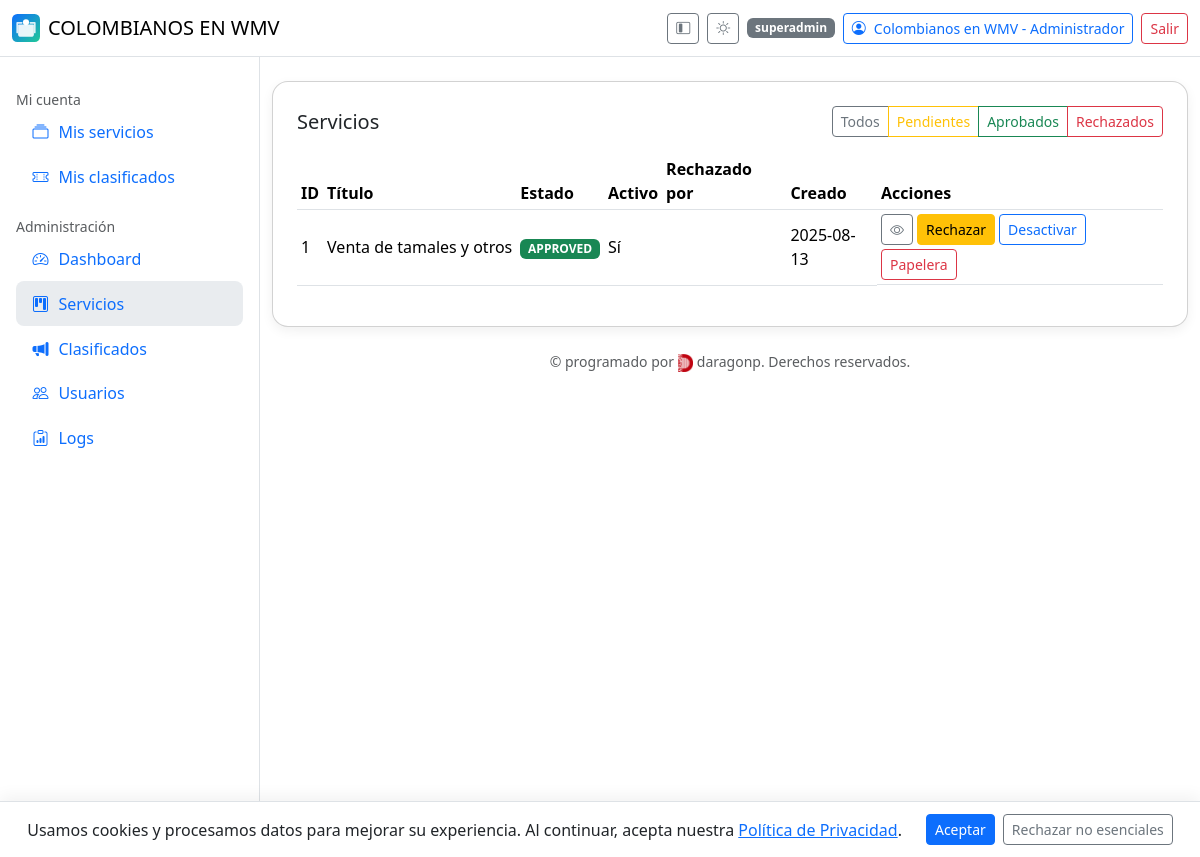
/admin/services (signed in), run on the app's committed database.
### app/models.py (models this page shows, shortened)
class User(db.Model, UserMixin):
    __tablename__ = "user"
    id = db.Column(db.Integer, primary_key=True)
    name = db.Column(db.String(150), nullable=False)
    email = db.Column(db.String(255), unique=True, index=True, nullable=False)
    phone = db.Column(db.String(50))
    address = db.Column(db.String(255))
    avatar_url = db.Column(db.String(500))
    password_hash = db.Column(db.String(255), nullable=False)
    role = db.Column(db.String(20), default="user")  # user | admin | superadmin
    is_verified = db.Column(db.Boolean, default=False)
    verification_code = db.Column(db.String(10))
    is_deleted = db.Column(db.Boolean, default=False)
    created_at = db.Column(db.DateTime, default=datetime.utcnow)
    services = db.relationship(
        "Service",
        backref="owner",
        lazy="dynamic",
        foreign_keys="Service.owner_id",
    )
    classifieds = db.relationship(
        "Classified",
        backref="owner",
        lazy="dynamic",
        foreign_keys="Classified.owner_id",
    )

class Service(db.Model):
    __tablename__ = "service"
    id = db.Column(db.Integer, primary_key=True)
    title = db.Column(db.String(200), nullable=False)
    description = db.Column(db.Text)
    website = db.Column(db.String(255))
    social = db.Column(db.String(255))
    address = db.Column(db.String(255))
    owner_id = db.Column(db.Integer, db.ForeignKey("user.id"), nullable=False)
    contact_name = db.Column(db.String(150))
    contact_email = db.Column(db.String(255))
    contact_phone = db.Column(db.String(50))
    status = db.Column(db.String(20), default=ServiceStatus.PENDING.value)
    is_active = db.Column(db.Boolean, default=False)
    is_deleted = db.Column(db.Boolean, default=False)
    created_at = db.Column(db.DateTime, default=datetime.utcnow)
    approved_by = db.Column(db.Integer, db.ForeignKey("user.id"))
    approved_at = db.Column(db.DateTime)
    rejected_by = db.Column(db.Integer, db.ForeignKey("user.id"))
    rejected_at = db.Column(db.DateTime)

### app/admin.py (the view)
@admin_bp.route("/services")
@login_required
def admin_services():
    if not _require_admin():
        return ("Forbidden", 403)
    status = request.args.get("status")
    q = Service.query.filter_by(is_deleted=False)
    if status:
        q = q.filter_by(status=status)
    items = q.order_by(Service.created_at.desc()).all()
    users_map = {u.id: u.name for u in User.query.with_entities(User.id, User.name).all()}
    return render_template("admin/services.html", items=items, ServiceStatus=ServiceStatus, users_map=users_map)

### app/admin.py (called while the page is built)
def _require_admin():
    return current_user.is_authenticated and current_user.role in ("admin", "superadmin")

@admin_bp.before_request
def _check_admin():
    if request.endpoint and request.endpoint.startswith("admin.") and not _require_admin():
        return ("Forbidden", 403)

### app/templates/admin/services.html (shortened to what this page needs)
{% extends "base.html" %}
{% block content %}
<div class="card card-shadow p-4">
  <div class="d-flex justify-content-between align-items-center mb-3">
    <h1 class="h5 m-0">Servicios</h1>
    <div class="btn-group">
      <a class="btn btn-outline-secondary btn-sm" href="{{ url_for('admin.admin_services') }}">Todos</a>
      <a class="btn btn-outline-warning btn-sm" href="{{ url_for('admin.admin_services', status=ServiceStatus.PENDING.value) }}">Pendientes</a>
      <a class="btn btn-outline-success btn-sm" href="{{ url_for('admin.admin_services', status=ServiceStatus.APPROVED.value) }}">Aprobados</a>
      <a class="btn btn-outline-danger btn-sm" href="{{ url_for('admin.admin_services', status=ServiceStatus.REJECTED.value) }}">Rechazados</a>
    </div>
  </div>
  <div class="table-responsive">
    <table class="table table-sm align-middle js-dt" id="dt_services">
      <thead>
        <tr>
          <th>ID</th>
          <th>Título</th>
          <th>Estado</th>
          <th>Activo</th>
          <th>Rechazado por</th>
          <th>Creado</th>
          <th>Acciones</th>
        </tr>
      </thead>
      <tbody>
        {% for s in items %}
        <tr>
          <td>{{ s.id }}</td>
          <td class="text-truncate" style="max-width: 340px">{{ s.title }}</td>
          <td>
            <span class="badge text-bg-{% if s.status==ServiceStatus.APPROVED.value %}success{% elif s.status==ServiceStatus.PENDING.value %}warning{% else %}danger{% endif %}">
              {{ s.status }}
            </span>
          </td>
          <td>{{ 'Sí' if s.is_active else 'No' }}</td>
          <td>{{ users_map.get(s.rejected_by) or '' }}</td>
          <td>{{ s.created_at.strftime('%Y-%m-%d') if s.created_at else '' }}</td>
          <td class="d-flex gap-1 flex-wrap">
            <a class="btn btn-sm btn-outline-secondary" href="{{ url_for('services.detail', service_id=s.id) }}" title="Ver"><i class="bi bi-eye"></i></a>
            {% if s.status != ServiceStatus.REJECTED.value %}
            <form method="post" action="{{ url_for('admin.reject_service', service_id=s.id) }}">
              <button class="btn btn-sm btn-warning" title="Rechazar">Rechazar</button>
            </form>
            {% endif %}
            {% if s.status == ServiceStatus.APPROVED.value %}
            <form method="post" action="{{ url_for('admin.toggle_active', service_id=s.id) }}">
              <button class="btn btn-sm btn-outline-primary" title="{{ 'Desactivar' if s.is_active else 'Activar' }}">
                {{ 'Desactivar' if s.is_active else 'Activar' }}
              </button>
            </form>
            {% endif %}
            <form method="post" action="{{ url_for('admin.softdelete_service', service_id=s.id) }}" onsubmit="return confirmSoft(this)">
              <button class="btn btn-sm btn-outline-danger" title="Papelera">Papelera</button>
            </form>
          </td>
        </tr>
        {% endfor %}
      </tbody>
    </table>
  </div>
</div>
{% endblock %}

### app/templates/base.html (shortened to what this page needs)
{% set is_admin = (current_user.is_authenticated and current_user.role in ['admin','superadmin']) %}
<!doctype html>
<html lang="es">
<head>
  <link href="https://cdn.jsdelivr.net/npm/bootstrap@5.3.3/dist/css/bootstrap.min.css" rel="stylesheet">
  <link href="https://cdn.jsdelivr.net/npm/bootstrap-icons@1.11.3/font/bootstrap-icons.css" rel="stylesheet">
  <link href="https://cdn.datatables.net/2.0.8/css/dataTables.bootstrap5.css" rel="stylesheet">
  <link rel="stylesheet" href="{{ url_for('static', filename='css/style.css') }}">
</head>
<body class="bg-body">
<header class="navbar bg-body border-bottom sticky-top" id="appHeader">
  <div class="container-fluid">
    <a class="navbar-brand d-flex align-items-center gap-2" href="{{ url_for('main.index') }}">
      <img src="{{ APP_ICON_URL or url_for('static', filename='icon.svg') }}" alt="icon" style="width:28px;height:28px">
      {{ APP_NAME }} COLOMBIANOS EN WMV
    </a>
    <div class="d-flex align-items-center gap-2">
      <button class="btn btn-sm btn-outline-secondary d-none d-lg-inline-flex" id="btnCollapse" title="Colapsar menú">
        <i class="bi bi-layout-sidebar-inset"></i>
      </button>
      <button class="btn btn-sm btn-outline-secondary" id="themeToggle" type="button" aria-label="Cambiar tema">
        <i class="bi bi-brightness-high" id="icon-sun" style="display:none"></i>
      </button>
      {% if current_user.is_authenticated %}
        <span class="badge text-bg-secondary d-none d-md-inline">{{ current_user.role }}</span>
        <a class="btn btn-sm btn-outline-primary d-flex align-items-center gap-2" href="{{ url_for('auth.profile') }}">
          {% if current_user.avatar_url %}
            <img src="{{ current_user.avatar_url }}" alt="avatar" class="rounded-circle" style="width:24px;height:24px;object-fit:cover;">
          {% else %}
            <i class="bi bi-person-circle"></i>
          {% endif %}
          <span class="d-none d-sm-inline">{{ current_user.name }}</span>
        </a>
        <a class="btn btn-sm btn-outline-danger" href="{{ url_for('auth.logout') }}">Salir</a>
      {% else %}
        <a class="btn btn-sm btn-outline-primary" href="{{ url_for('auth.login') }}">Ingresar</a>
        <a class="btn btn-sm btn-primary" href="{{ url_for('auth.register') }}">Registro</a>
      {% endif %}
    </div>
  </div>
</header>
<div class="layout" id="layout">
  <aside class="sidebar p-3" id="sidebar" aria-label="Menú lateral">
    <nav class="nav flex-column">
      {% if current_user.is_authenticated %}
        <div class="mt-3 text-body-secondary small text-label">Mi cuenta</div>
        <a class="nav-link {% if request.endpoint=='services.my_services' %}active{% endif %}" href="{{ url_for('services.my_services') }}">
          <span class="icon bi bi-collection"></span><span class="text-label">Mis servicios</span>
        </a>
        <a class="nav-link {% if request.endpoint=='classifieds.mine' %}active{% endif %}" href="{{ url_for('classifieds.mine') }}">
          <span class="icon bi bi-ticket-perforated"></span><span class="text-label">Mis clasificados</span>
        </a>
      {% endif %}
      {% if is_admin %}
        <div class="mt-3 text-body-secondary small text-label">Administración</div>
        <a class="nav-link {% if request.endpoint=='admin.dashboard' %}active{% endif %}" href="{{ url_for('admin.dashboard') }}">
          <span class="icon bi bi-speedometer2"></span><span class="text-label">Dashboard</span>
        </a>
        <a class="nav-link {% if request.endpoint=='admin.admin_services' %}active{% endif %}" href="{{ url_for('admin.admin_services') }}">
          <span class="icon bi bi-kanban"></span><span class="text-label">Servicios</span>
        </a>
        <a class="nav-link {% if request.endpoint=='admin.admin_classifieds' %}active{% endif %}" href="{{ url_for('admin.admin_classifieds') }}">
          <span class="icon bi bi-megaphone-fill"></span><span class="text-label">Clasificados</span>
        </a>
        <a class="nav-link {% if request.endpoint=='admin.users' %}active{% endif %}" href="{{ url_for('admin.users') }}">
          <span class="icon bi bi-people"></span><span class="text-label">Usuarios</span>
        </a>
        {% if current_user.role == 'superadmin' %}
          <a class="nav-link {% if request.endpoint=='admin.logs' %}active{% endif %}" href="{{ url_for('admin.logs') }}">
            <span class="icon bi bi-clipboard-data"></span><span class="text-label">Logs</span>
          </a>
        {% endif %}
      {% endif %}
    </nav>
  </aside>
  <main class="container-fluid py-4">
    {% block content %}{% endblock %}
    <footer class="text-center py-4 small text-body-secondary">
      &copy; {{ CURRENT_YEAR }} programado por
      <img src="{{ url_for('static', filename='logoda.png') }}" alt="daragonp" style="height:18px;vertical-align:middle;">
      daragonp. Derechos reservados.
    </footer>
  </main>
</div>
<div id="cookie-banner" class="cookie-banner d-none">
  <span>
    Usamos cookies y procesamos datos para mejorar su experiencia. Al continuar, acepta nuestra
    <a href="{{ url_for('main.privacy') }}" target="_blank" rel="noopener">Política de Privacidad</a>.
  </span>
  <div class="ms-3 d-flex gap-2">
    <button id="accept-cookies" class="btn btn-primary btn-sm">Aceptar</button>
    <button id="reject-cookies" class="btn btn-outline-secondary btn-sm">Rechazar no esenciales</button>
  </div>
</div>
</body>
</html>

### app/static/css/style.css (style rules this page uses)
.layout { display: grid; grid-template-columns: 260px 1fr; gap: 0; }
.sidebar { position: sticky; top: 0; height: 100vh; overflow: auto; border-right: 1px solid var(--bs-border-color); background: var(--bs-body-bg); }
.sidebar .nav-link { display:flex; align-items:center; gap:.5rem; padding:.65rem .9rem; border-radius:.5rem; }
.sidebar .nav-link.active { background: var(--bs-secondary-bg); }
.sidebar .icon { width: 1.2rem; text-align:center; }
.cookie-banner { position: fixed; bottom: 0; left: 0; width: 100%; z-index: 1080; display: flex; align-items: center; justify-content: center; gap: .5rem; padding: .75rem 1rem; background: var(--bs-body-bg); color: var(--bs-body-color); border-top: 1px solid var(--bs-border-color); box-shadow: 0 -4px 16px rgba(0,0,0,.06); }
.cookie-banner a { color: var(--bs-link-color); text-decoration: underline; }
.card-shadow { box-shadow: 0 10px 20px rgba(0,0,0,.05); border-radius:1rem; }
.text-truncate { white-space: nowrap; overflow: hidden; text-overflow: ellipsis; }

### app/templates/base.html (style rules this page uses)
.card-shadow { box-shadow: 0 0.25rem 0.75rem rgba(0,0,0,.06); }
.layout { display: grid; grid-template-columns: 260px 1fr; min-height: 100vh; }
.sidebar { border-right: 1px solid var(--bs-border-color); background: var(--bs-body-bg); }
.sidebar .nav-link { display: flex; align-items: center; gap:.5rem; border-radius:.5rem; }
.sidebar .nav-link .icon { width: 1.25rem; text-align:center; }
.cookie-banner { position: fixed; left: 0; right: 0; bottom: 0; z-index: 1080; background: var(--bs-body-bg); border-top: 1px solid var(--bs-border-color); padding: .75rem 1rem; display: flex; align-items: center; justify-content: center; }

### data on the page
User: role "superadmin", name "Colombianos en WMV - Administrador"
Service: id "1", title "Venta de tamales y otros", status "APPROVED", is_active "Sí", created_at "2025-08-13", is_active "Desactivar"
